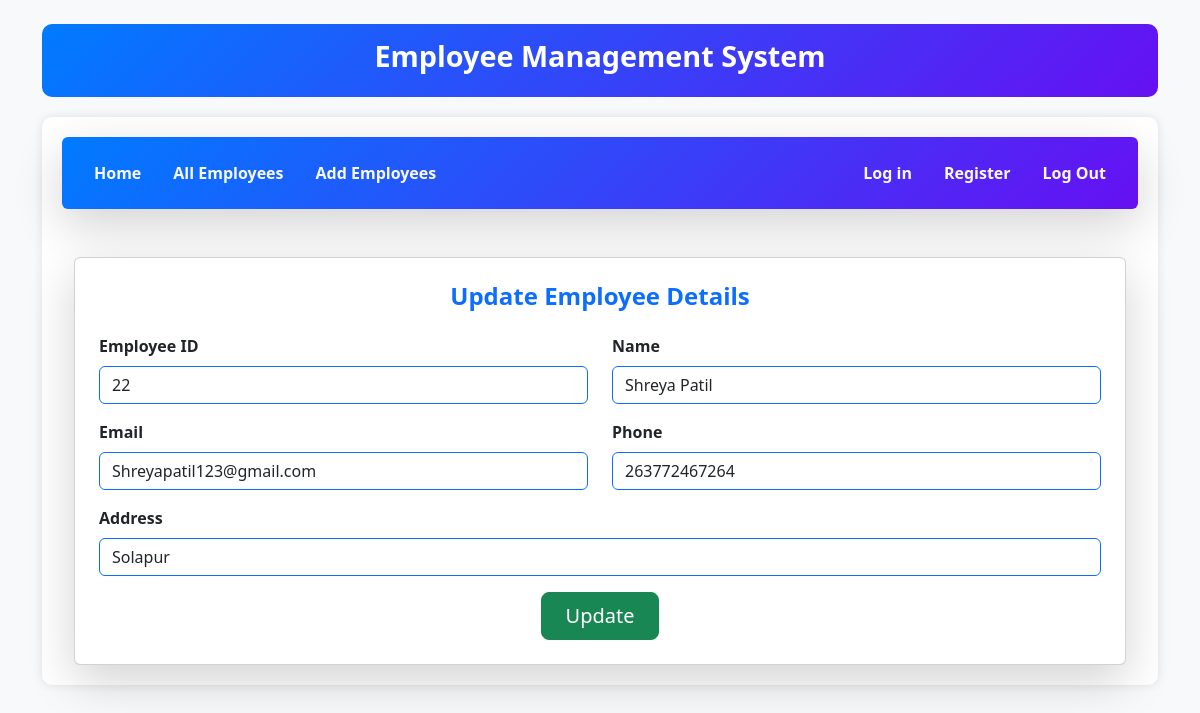
The page /updateemployee/6/ on the database its author committed.
### emp/models.py (models this page shows)
class Employee(models.Model):
    employee_id = models.CharField(max_length=100)
    employee_name = models.CharField(max_length=50)
    email = models.CharField(max_length=40)
    address = models.CharField(max_length=40)
    phone = models.BigIntegerField()

### emp/views.py (the view)
# urls.py: path('updateemployee/<int:empid>/', views.updateemployee, name='updateemployee'),
def updateemployee(request, empid):
    e = get_object_or_404(Employee, pk=empid)
    return render(request, "emp/updateemployee.html", {"singleemployee": e})  # FIXED VARIABLE NAME

### emp/Templates/emp/updateemployee.html (shortened to what this page needs)
{% extends "base.html" %}
{% block content %}
<div class="container mt-5">
    <div class="card shadow-lg p-4 rounded">
        <h4 class="text-center text-primary mb-4"><strong>Update Employee Details</strong></h4>
        <form action="{% if singleemployee.id %}{% url 'doupdateemployee' singleemployee.id %}{% else %}#{% endif %}" method="POST">
            <div class="row">
                <div class="col-md-6 mb-3">
                    <label for="employeeid" class="form-label"><strong>Employee ID</strong></label>
                    <input type="text" name="employeeid" value="{{ singleemployee.employee_id }}" class="form-control border-primary">
                </div>
                <div class="col-md-6 mb-3">
                    <label for="employeename" class="form-label"><strong>Name</strong></label>
                    <input type="text" name="employeename" value="{{ singleemployee.employee_name }}" class="form-control border-primary">
                </div>
            </div>
            <div class="row">
                <div class="col-md-6 mb-3">
                    <label for="employeeemail" class="form-label"><strong>Email</strong></label>
                    <input type="email" name="employeeemail" value="{{ singleemployee.email }}" class="form-control border-primary">
                </div>
                <div class="col-md-6 mb-3">
                    <label for="employeephone" class="form-label"><strong>Phone</strong></label>
                    <input type="number" name="employeephone" value="{{ singleemployee.phone }}" class="form-control border-primary">
                </div>
            </div>
            <div class="mb-3">
                <label for="employeeaddress" class="form-label"><strong>Address</strong></label>
                <input type="text" name="employeeaddress" value="{{ singleemployee.address }}" class="form-control border-primary">
            </div>
            <div class="text-center mt-3">
                <button type="submit" class="btn btn-lg btn-success px-4">Update</button>
            </div>
        </form>
    </div>
</div>
{% endblock %}

### Templates/base.html (style rules this page uses)
body { background-color: #f8f9fa; }

### rows shown on the page
Employee: employeeid "22", employeename "Shreya Patil", employeeemail "Shreyapatil123@gmail.com", employeephone "263772467264", employeeaddress "Solapur"
